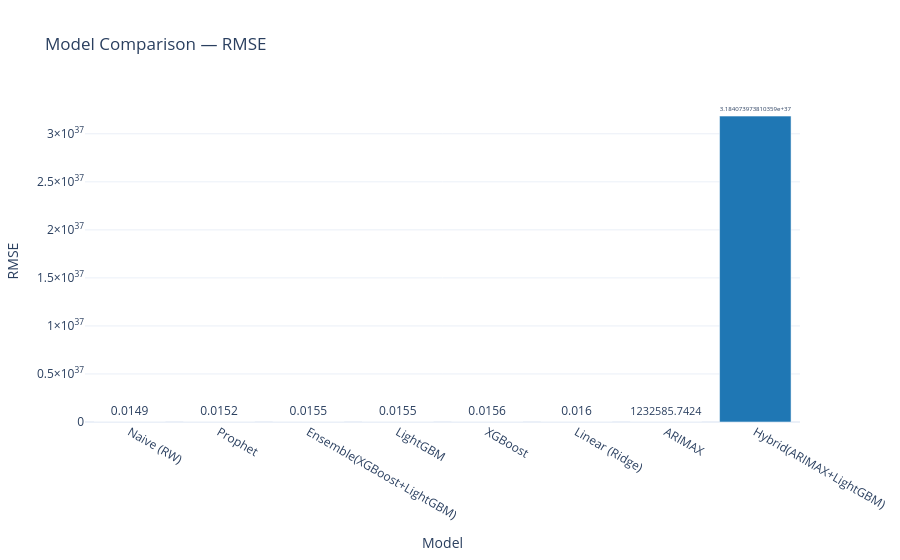

The notebook cell saved with this chart:
### Code cell
# Visualise model comparison
fig_cmp = plot_model_comparison(summary, metric='rmse')
fig_cmp.show()

### Figure 1 — Plotly figure (JSON) as saved in the notebook; plotly's stock layout.template omitted (floating-point values rounded to 4 significant figures)
{"data": [{"marker": {"color": ["#b87333", "#1f77b4", "#1f77b4", "#1f77b4", "#1f77b4", "#1f77b4", "#1f77b4", "#1f77b4"]}, "text": [0.0149, 0.0152, 0.0155, 0.0155, 0.0156, 0.016, 1233000.0, 3.184e+37], "textposition": "outside", "type": "bar", "x": ["Naive (RW)", "Prophet", "Ensemble(XGBoost+LightGBM)", "LightGBM", "XGBoost", "Linear (Ridge)", "ARIMAX", "Hybrid(ARIMAX+LightGBM)"], "y": [0.01492, 0.0152, 0.01548, 0.01551, 0.01555, 0.01599, 1233000.0, 3.184e+37]}], "layout": {"title": {"text": "Model Comparison — RMSE"}, "xaxis": {"title": {"text": "Model"}}, "yaxis": {"title": {"text": "RMSE"}}}}
